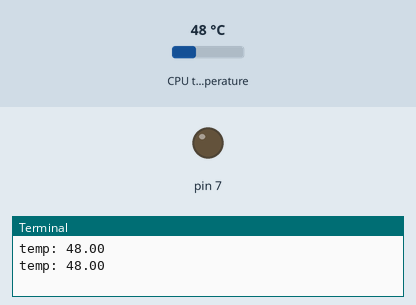
Recording of a program running on a simulated Raspberry Pi (header pin numbers). Parts: output pins drawn as LEDs (lit = HIGH), the last lines printed to the terminal. Inputs (shaded band) come from the test bench; at power-on: CPU temperature 48 °C.

Above: at 1.2 s.
1.3 s: CPU temperature set to 42 °C
3.2 s: CPU temperature set to 39 °C
At 5.1 s:
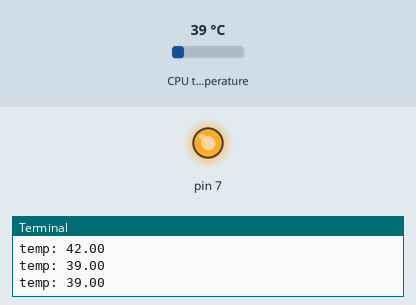
5.5 s: CPU temperature set to 43 °C
7.2 s: CPU temperature set to 46 °C
At 9.2 s:
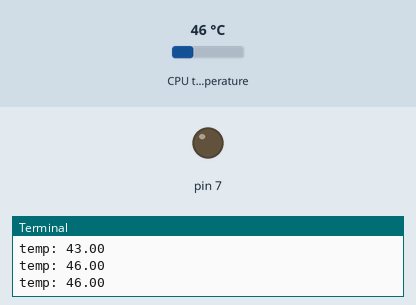
9.5 s: CPU temperature set to 31 °C
At 11.0 s:
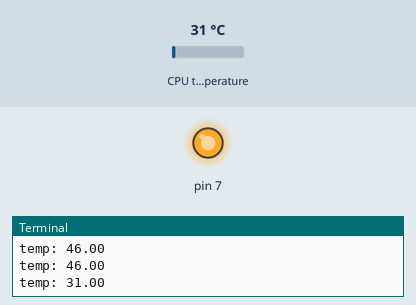
Timing chart, 0 to 12.5 s (numbered marks = the images above; inputs shaded):
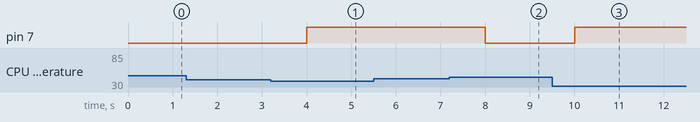

Measured:
- the behaviour switches between 41 and 40 °C on CPU temperature (found by bisection; images 0 and 1)
- the behaviour switches between 44 and 45 °C on CPU temperature (found by bisection; images 1 and 2)
- after the input at 3.2 s, pin 7: LOW → HIGH after 0.80 s
- after the input at 7.2 s, pin 7: HIGH → LOW after 0.81 s
- after the input at 9.5 s, pin 7: LOW → HIGH after 0.51 s

The program:

fan.py
```python
#! /usr/bin/python3

import time, os
import RPi.GPIO as GPIO


def get_cpu_temp():
    temp = 0
    with open('/sys/class/thermal/thermal_zone0/temp') as f:
        temp = float(f.read()) / 1000.0
    return temp

class Fan:
    def __init__(self, enabel_io, speed=0):
        GPIO.setwarnings(False)
        GPIO.setmode(GPIO.BOARD)
        GPIO.setup(enabel_io, GPIO.OUT, initial=GPIO.HIGH)
        self.enabel_io = enabel_io

    def start(self):
        GPIO.output(self.enabel_io, GPIO.LOW)

    def stop(self):
        GPIO.output(self.enabel_io, GPIO.HIGH)


if __name__ == '__main__':
    fan = Fan(7)
    try:
        while(True):
            temp = get_cpu_temp()
            if temp <= 40:
                fan.stop()
            if temp >= 45:
                fan.start()
            print('temp: %0.2f' %temp)
            time.sleep(1)
    except KeyboardInterrupt:
        fan.stop()
        GPIO.cleanup()
```
